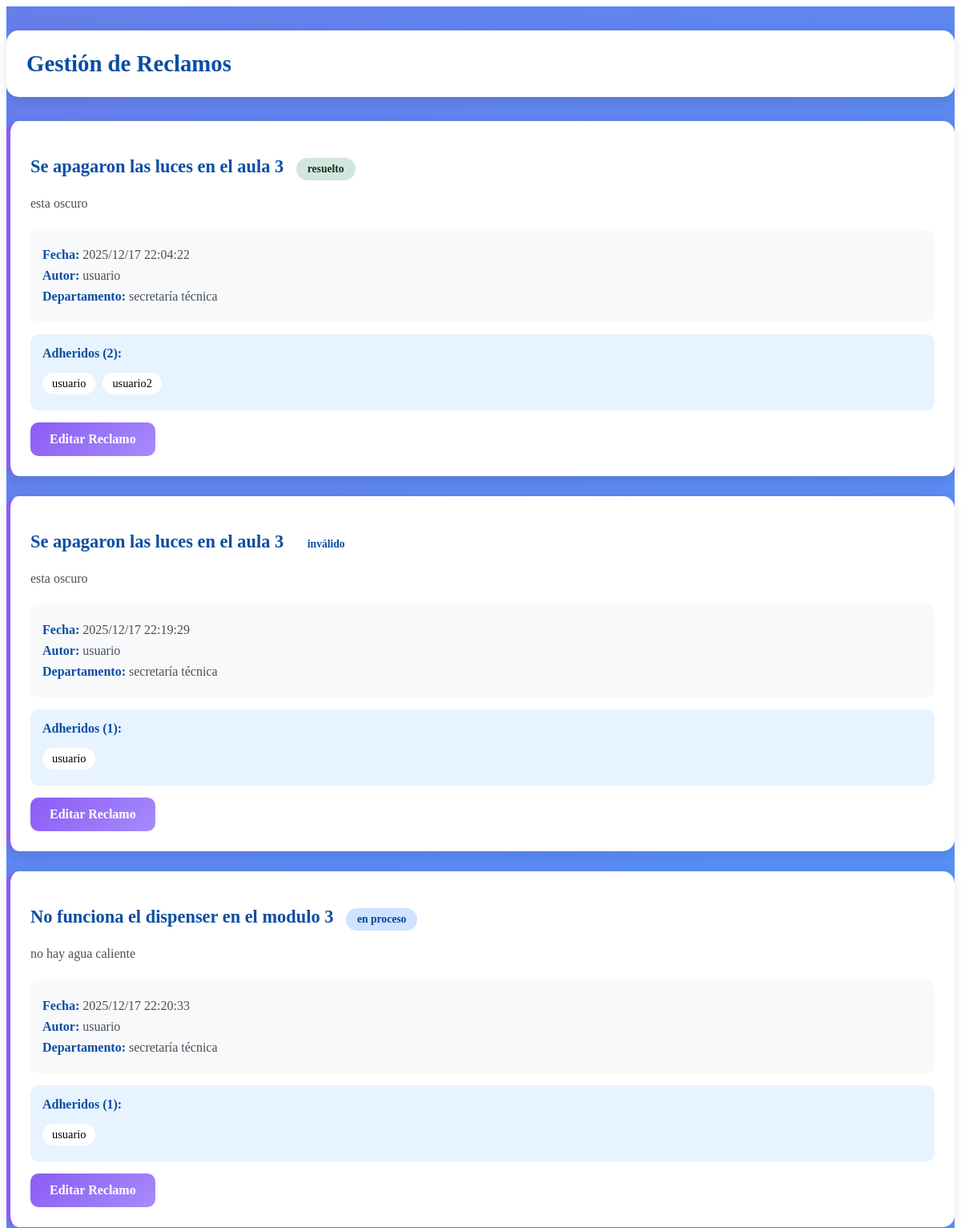
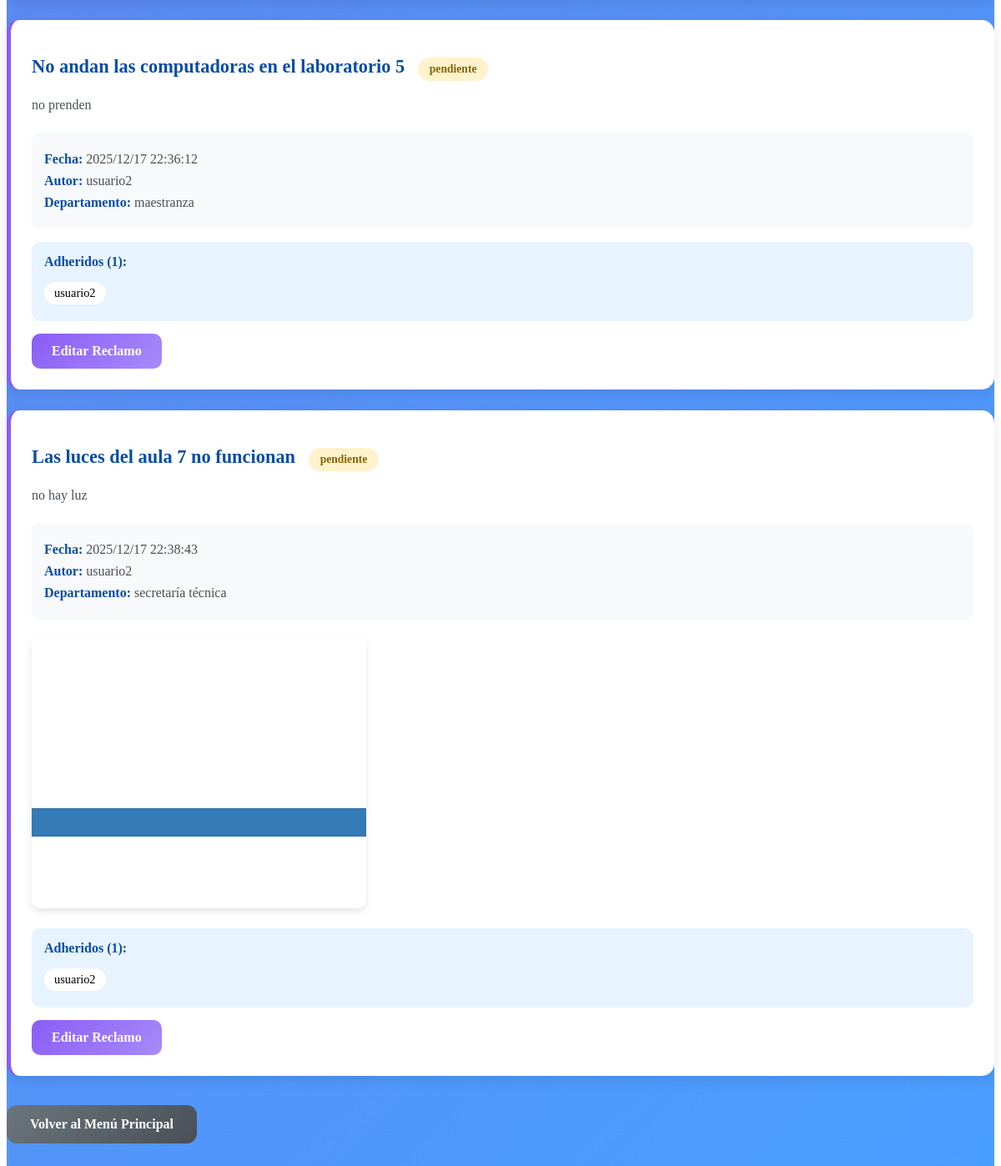
/managecomplains (signed in), run on the app's committed database (2 pictures, top to bottom).
### modules/databases.py (models this page shows, shortened)
class Reclamo(db.Model):
    __tablename__='reclamos'
    _id = Column('id', Integer(), primary_key=True)
    _autor=Column('autor', Integer())
    _departamento = Column('departamento', String(100))
    _fecha = Column('fecha', String(30)) #verificar si funciona así
    _estado = Column('estado', String(100))
    _titulo=Column('titulo', String (100))
    _descripcion = Column('descripcion', String(10000))
    _imagen= Column('imagen', String(100))
    @property
    def id(self):
        return self._id
    @property
    def autor(self):
        return self._autor
    @property
    def departamento(self):
        return self._departamento
    @property
    def fecha(self):
        return self._fecha
    @property
    def estado(self):
        return self._estado
    @property
    def titulo(self):
        return self._titulo
    @property
    def descripcion(self):
        return self._descripcion
    @property
    def imagen(self):
        return self._imagen
    @imagen.setter
    def imagen(self, imagen):
        self._imagen = imagen
    @estado.setter
    def estado(self, nuevo_estado):
        if nuevo_estado in ['pendiente', 'inválido', 'en proceso', 'resuelto']:
            self._estado = nuevo_estado
        else:
            raise Exception
    @departamento.setter
    def departamento(self, nuevo_departamento):
        if nuevo_departamento in ['secretaría técnica','soporte informático','maestranza']:
            self._departamento = nuevo_departamento
        else:
            raise Exception

class Usuario(UserMixin, db.Model):
    __tablename__ = 'usuarios'
    _id = Column('id', Integer(), primary_key=True)
    _email = Column('email', String(100), unique=True)
    _nombre_usuario = Column('nombre_usuario', String(100), unique=True)
    _contraseña = Column('contraseña', String(100))
    _nombre = Column('nombre', String(100))
    _apellido = Column('apellido', String(100))
    _reclamos_seguidos = relationship("Reclamo", secondary=asociacion_usuarios_reclamos, backref="usuarios")
    @property
    def id(self):
        return self._id
    @property
    def nombre_usuario(self):
        return self._nombre_usuario
    @property
    def contraseña(self):
        return self._contraseña
    @property
    def email(self):
        return self._email
    @property
    def nombre(self):
        return self._nombre
    @property
    def apellido(self):
        return self._apellido
    @property
    def email(self):
        return self._email

### app.py (the view)
@app.route('/managecomplains')
@solo_jefes
def manejar_reclamos():
    if current_user.departamento=="secretaría técnica":
        reclamos=Reclamo.query.all()
        if len(reclamos)==0:
            flash("No tiene reclamos")
        return render_template("manejar_reclamos.html", reclamos=reclamos)
    else:
        reclamos=Reclamo.query.filter(Reclamo.__table__.c.departamento == current_user.departamento).all()
    if len(reclamos)==0:
            flash("No tiene reclamos")
    return render_template("manejar_reclamos.html", reclamos=reclamos)

### app.py (called while the page is built)
@login_manager.user_loader
def user_loader(user_id):
    if user_id in Jefes:
        global graficador_diagrama
        global graficador_nube
        graficador_diagrama=GraficadorDiagramaCircular()
        graficador_nube=GraficadorPalabrasClave()
        return db.session.get(JefeDeDepartamento, user_id)
    else:
        return db.session.get(UsuarioFinal, user_id)

def solo_jefes(f):
    @wraps(f)
    def decorated_function(*args,**kwargs):
        if not isinstance(current_user,JefeDeDepartamento):
            return abort(403)
        return f(*args,**kwargs)
    return decorated_function

### modules/Usuario.py (called while the page is built)
    @property
    def departamento(self):
           return self._departamento

### templates/manejar_reclamos.html (shortened to what this page needs)
{% extends 'base.html' %}
{% import "bootstrap/wtf.html" as wtf %}
{% block body %}
<div class="manage-page">
    <div class="container">
        <div class="page-header">
            <h1>Gestión de Reclamos</h1>
        </div>
        {% if reclamos %}
            {% for reclamo in reclamos %}
            <div class="reclamo-card">
                <h2 class="reclamo-title">
                    {{ reclamo.titulo }}
                    <span class="estado-badge {{ reclamo.estado|lower|replace(' ', '-') }}">
                        {{ reclamo.estado }}
                    </span>
                </h2>
                <p class="reclamo-description">{{ reclamo.descripcion }}</p>
                <div class="reclamo-info">
                    <p><strong>Fecha:</strong> {{ reclamo.fecha }}</p>
                    <p><strong>Autor:</strong> {{ reclamo.autor }}</p>
                    <p><strong>Departamento:</strong> {{ reclamo.departamento if reclamo.departamento else 'Sin asignar' }}</p>
                </div>
                {% if reclamo.imagen %}
                <div class="reclamo-image">
                    <img src="/static/uploads/images/{{ reclamo.imagen }}" alt="Imagen del reclamo">
                </div>
                {% endif %}
                {% if reclamo.usuarios_adheridos %}
                <div class="adheridos-list">
                    <strong>Adheridos ({{ reclamo.usuarios_adheridos|length }}):</strong>
                    {% for adherido in reclamo.usuarios_adheridos %}
                        <span>{{ adherido.nombre_usuario }}</span>
                    {% endfor %}
                </div>
                {% endif %}
                <a href="/editar/{{ reclamo.id }}" class="btn-editar">
                    Editar Reclamo
                </a>
            </div>
            {% endfor %}
        {% else %}
            <div class="empty-state">
                <i class="fas fa-inbox"></i>
                <h3>No hay reclamos asignados</h3>
                <p>Tu departamento no tiene reclamos pendientes de gestión</p>
            </div>
        {% endif %}
        <div class="text-center">
            <a href="/" class="btn-back">
                Volver al Menú Principal
            </a>
        </div>
    </div>
</div>
{% endblock %}

### templates/manejar_reclamos.html (style rules this page uses)
:root { --primary-blue: #0d6efd; --light-blue: #4a9eff; --dark-blue: #0a4da3; --purple: #8b5cf6; }
.manage-page { background: linear-gradient(135deg, #667eea 0%, #4a9eff 100%); min-height: 100vh; padding: 30px 0; }
.page-header { background: white; border-radius: 15px; padding: 25px; margin-bottom: 30px; box-shadow: 0 4px 15px rgba(0, 0, 0, 0.1); }
.page-header h1 { color: var(--dark-blue); font-weight: 700; margin: 0; font-size: 1.8rem; }
.reclamo-card { background: white; border-radius: 15px; padding: 25px; margin-bottom: 25px; box-shadow: 0 4px 15px rgba(0, 0, 0, 0.1); border-left: 5px solid var(--purple); }
.reclamo-title { color: var(--dark-blue); font-weight: 700; font-size: 1.4rem; margin-bottom: 15px; }
.estado-badge { display: inline-block; padding: 6px 14px; border-radius: 20px; font-weight: 600; font-size: 0.85rem; margin-left: 10px; }
.estado-badge.pendiente { background: #fff3cd; color: #856404; }
.estado-badge.en-proceso { background: #cfe2ff; color: #084298; }
.estado-badge.resuelto { background: #d1e7dd; color: #0a3622; }
.reclamo-description { color: #495057; margin-bottom: 20px; line-height: 1.6; }
.reclamo-info { background: #f8f9fa; padding: 15px; border-radius: 10px; margin-bottom: 15px; }
.reclamo-info p { margin: 8px 0; color: #495057; }
.reclamo-info strong { color: var(--dark-blue); }
.reclamo-image { margin: 20px 0; }
.reclamo-image img { max-width: 100%; height: auto; border-radius: 10px; box-shadow: 0 4px 10px rgba(0, 0, 0, 0.1); }
.adheridos-list { background: #e7f3ff; padding: 15px; border-radius: 10px; margin: 15px 0; }
.adheridos-list strong { color: var(--dark-blue); display: block; margin-bottom: 10px; }
.adheridos-list span { display: inline-block; background: white; padding: 5px 12px; border-radius: 15px; margin: 5px 5px 5px 0; font-size: 0.9rem; }
.btn-editar { background: linear-gradient(135deg, var(--purple) 0%, #a78bfa 100%); color: white; border: none; padding: 12px 24px; border-radius: 10px; font-weight: 600; text-decoration: none; display: inline-block; transition: transform 0.2s; }
.btn-back { background: linear-gradient(135deg, #6c757d 0%, #495057 100%); color: white; border: none; padding: 14px 28px; border-radius: 12px; font-weight: 600; text-decoration: none; display: inline-block; margin-top: 10px; }

### data on the page
Reclamo: titulo "Se apagaron las luces en el aula 3", estado "resuelto", descripcion "esta oscuro", fecha "2025/12/17 22:04:22", autor "usuario", departamento "secretaría técnica", usuarios_adheridos|length "2"
Usuario: nombre_usuario "usuario"
Usuario: nombre_usuario "usuario2"
Reclamo: titulo "Se apagaron las luces en el aula 3", estado "inválido", descripcion "esta oscuro", fecha "2025/12/17 22:19:29", autor "usuario", departamento "secretaría técnica", usuarios_adheridos|length "1"
Reclamo: titulo "No funciona el dispenser en el modulo 3", estado "en proceso", descripcion "no hay agua caliente", fecha "2025/12/17 22:20:33", autor "usuario", departamento "secretaría técnica", usuarios_adheridos|length "1"
Reclamo: titulo "No andan las computadoras en el laboratorio 5", estado "pendiente", descripcion "no prenden", fecha "2025/12/17 22:36:12", autor "usuario2", departamento "maestranza", usuarios_adheridos|length "1"
Reclamo: titulo "Las luces del aula 7 no funcionan", estado "pendiente", descripcion "no hay luz", fecha "2025/12/17 22:38:43", autor "usuario2", departamento "secretaría técnica", imagen (picture), usuarios_adheridos|length "1"
